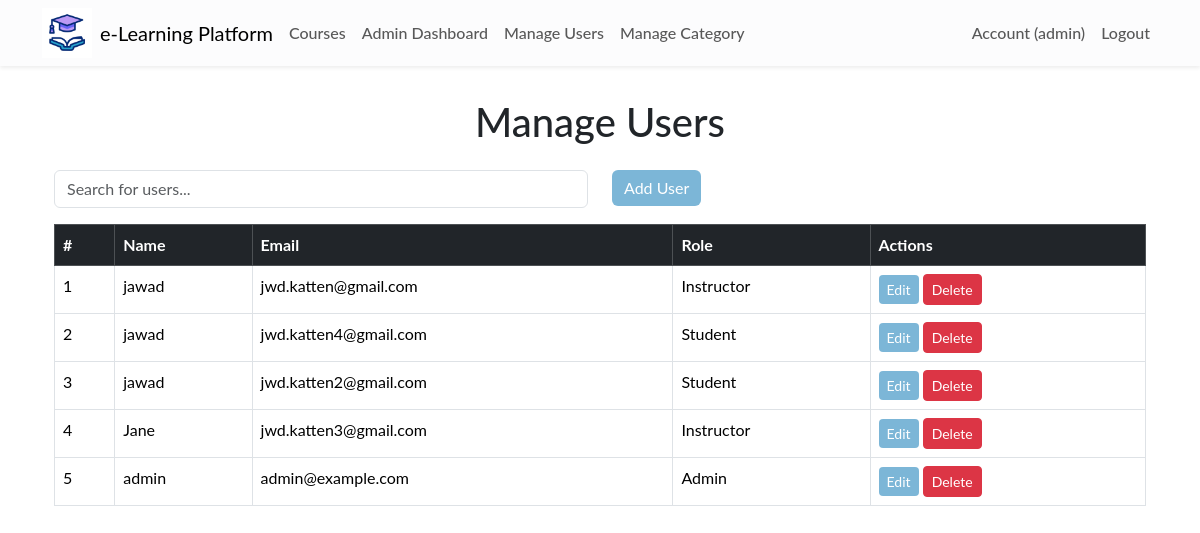
Screenshot of /admin/manage-users (signed in) with the database file from the repository.
### app/models.py (models this page shows, shortened)
class User(db.Model, UserMixin):
    id = db.Column(db.Integer, primary_key=True)
    name = db.Column(db.String(50), nullable=False)
    email = db.Column(db.String(120), unique=True, nullable=False)
    role = db.Column(db.String(10))  # 'student' or 'instructor'
    password_hash = db.Column(db.String(128), nullable=False)
    created_at = db.Column(db.DateTime, default=datetime.utcnow)
    lesson_completions = db.relationship('LessonCompletion', back_populates='student', cascade="all, delete-orphan")

### app/routes/admin.py (the view)
@bp.route('/admin/manage-users')
@login_required
def manage_users():
    if current_user.role != "admin":
        flash('Access denied.', 'danger')
        return redirect(url_for('main.index'))
    users = User.query.all()
    return render_template('admin/manage_users.html', users=users)

### app/__init__.py (called while the page is built)
def create_app(config_class='config.Config'):
    app = Flask(__name__)
    app.config.from_object(config_class)
    db.init_app(app)
    migrate.init_app(app, db)
    login_manager.init_app(app)
    login_manager.login_view = 'auth.login'
    mail.init_app(app)
    from .models import User
    @login_manager.user_loader
    def load_user(user_id):
        return User.query.get(int(user_id))
    from .routes.main import bp as main_bp
    from .routes.auth import bp as auth_bp
    from .routes.course import bp as course_bp
    from .routes.admin import bp as admin_bp
    from .routes.payment import bp as payment_bp
    app.register_blueprint(main_bp)
    app.register_blueprint(auth_bp)
    app.register_blueprint(course_bp)
    app.register_blueprint(admin_bp)
    app.register_blueprint(payment_bp)
    return app

### app/templates/admin/manage_users.html (shortened to what this page needs)
{% extends 'layout.html' %}
{% block content %}
<div class="container my-4">
  <h1 class="text-center mb-4">Manage Users</h1>
  <div class="row mb-3">
    <div class="col-md-6">
      <input type="text" id="userSearch" class="form-control" placeholder="Search for users...">
    </div>
    <div class="col-md-6">
      <a href="{{ url_for('admin.add_user')}}" class="btn btn-primary btn-md">Add User</a>
    </div>
  </div>
  <div class="table-responsive">
    <table class="table table-bordered table-hover">
      <thead class="table-dark">
        <tr>
          <th>#</th>
          <th>Name</th>
          <th>Email</th>
          <th>Role</th>
          <th>Actions</th>
        </tr>
      </thead>
      <tbody id="userTable">
        {% for user in users %}
        <tr>
          <td>{{ loop.index }}</td>
          <td>{{ user.name }}</td>
          <td>{{ user.email }}</td>
          <td>{{ user.role.capitalize() }}</td>
          <td>
            <a href="{{ url_for('admin.edit_user', user_id=user.id) }}" class="btn btn-primary btn-sm">Edit</a>
            <form action="{{ url_for('admin.delete_user', user_id=user.id) }}" method="POST" style="display:inline;">
              <button type="submit" class="btn btn-danger btn-sm">Delete</button>
            </form>
          </td>
        </tr>
        {% endfor %}
      </tbody>
    </table>
  </div>
</div>
{% endblock %}

### app/templates/layout.html (shortened to what this page needs)
<!DOCTYPE html>
<html lang="en">
<head>
  <link href="https://cdn.jsdelivr.net/npm/bootstrap@5.3.3/dist/css/bootstrap.min.css" rel="stylesheet"
 />
    <link rel="stylesheet" href="https://cdnjs.cloudflare.com/ajax/libs/font-awesome/6.0.0-beta3/css/all.min.css">
  <link rel="stylesheet" href="{{ url_for('static', filename='css/main.css') }}" />
</head>
<body>
  <nav class="navbar navbar-expand-lg navbar-light bg-light-subtle shadow-sm sticky-top">
    <div class="container ">
      <img width="50px" src="{{ url_for('static', filename='/img/icone.gif') }}" alt="">
      <a class="navbar-brand mx-2" href="{{ url_for('main.index') }}">e-Learning Platform</a>
      <div class="collapse navbar-collapse" id="navbarNav">
        <ul class="navbar-nav me-auto mb-2 mb-lg-0">
          <li class="nav-item">
            <a class="nav-link" href="{{ url_for('course.list_courses') }}">Courses</a>
          </li>
          {% if current_user.is_authenticated %}
          {% if current_user.role == 'instructor' %}
          <li class="nav-item">
            <a class="nav-link" href="{{ url_for('course.instructor_dashboard') }}">Instructor Dashboard</a>
          </li>
          <li class="nav-item">
            <a class="nav-link" href="{{ url_for('course.create_course') }}">Create Course</a>
          </li>
          {% elif current_user.role == 'student' %}
          <li class="nav-item">
            <a class="nav-link" href="{{ url_for('course.student_dashboard') }}">Student Dashboard</a>
          </li>
          {% elif current_user.role == 'admin' %}
          <li class="nav-item">
            <a class="nav-link" href="{{ url_for('admin.admin') }}">Admin Dashboard</a>
          </li>
          <li><a class="nav-link" href="{{ url_for('admin.manage_users') }}">Manage Users</a></li>
          <li><a class="nav-link" href="{{ url_for('course.add_category') }}">Manage Category</a></li>
          {% endif %}
          {% endif %}
        </ul>
        <ul class="navbar-nav ms-auto">
          {% if current_user.is_authenticated %}
          <li class="nav-item">
            <a class="nav-link" href="{{ url_for('auth.account') }}">Account ({{ current_user.name }})</a>
          </li>
          <li class="nav-item">
            <a class="nav-link" href="{{ url_for('auth.logout') }}">Logout</a>
          </li>
          {% endif %}
        </ul>
      </div>
    </div>
  </nav>
  <div class="container mt-2">{% include 'flash_msg.html' %} {% block content %}{% endblock %}</div>
</body>
</html>

### app/static/css/main.css (style rules this page uses)
:root { --vert: #7b9b2b; --roze: #fc83cd33; --blue: #0b76b488; }
* { font-family: 'Lato', sans-serif; }
.nav-link { font-weight: 500; position: relative; border: none; }
@media (min-width: 768px) { .nav-link { font-size: 1rem; } }
@media (min-width: 768px) { .nav-link::before { content: ''; position: absolute; bottom: 0; left: 50%; transform: translatex(-50%); width: 0%; height: 2px; background-color: var(--blue); visibility: hidden; transition: 0.3s ease-in-out; } }
.btn-primary { background-color: var(--blue) ; border: none; }

### rows the page displays
User: name "admin", email "admin@example.com", role "Admin"
User: name "jawad", email "jwd.katten@gmail.com", role "Instructor"
User: name "jawad", email "jwd.katten4@gmail.com", role "Student"
User: name "jawad", email "jwd.katten2@gmail.com", role "Student"
User: name "Jane", email "jwd.katten3@gmail.com", role "Instructor"
